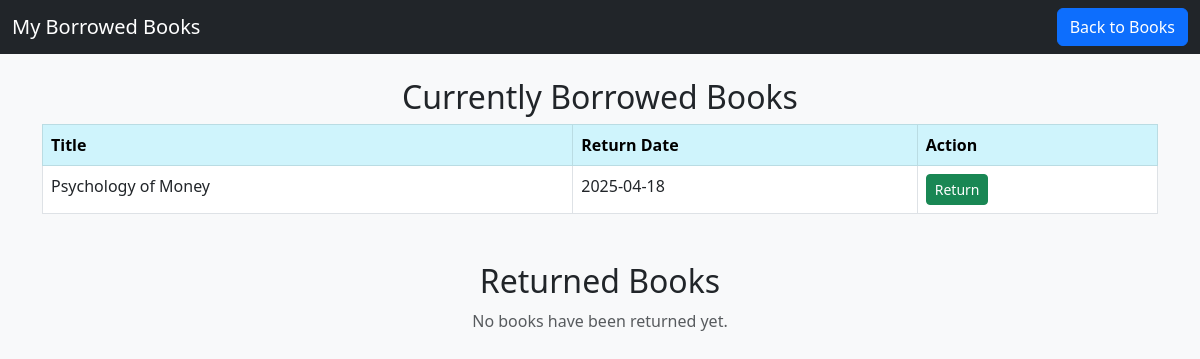
/borrowed/ (signed in), run on an earlier commit of the app's database.
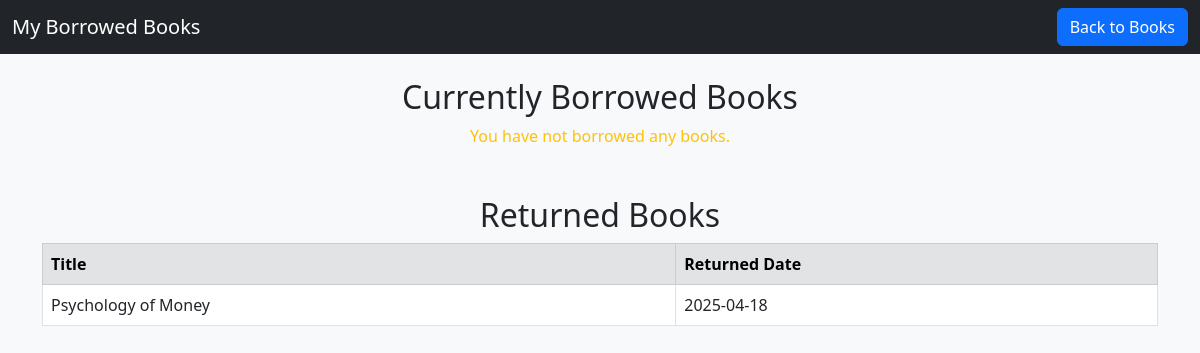
And on a later commit of the database.
### books/models.py (models this page shows, shortened)
class BorrowedBook(models.Model):
    user = models.ForeignKey(User, on_delete=models.CASCADE)
    book = models.ForeignKey(Book, on_delete=models.CASCADE)
    borrowed_date = models.DateTimeField(auto_now_add=True)
    return_date = models.DateTimeField(null=True, blank=True)
    is_returned = models.BooleanField(default=False)

class Book(models.Model):
    title = models.CharField(max_length=200)
    author = models.CharField(max_length=200)
    category = models.CharField(max_length=200)
    isbn = models.CharField(max_length=20, unique=True)
    total_copies = models.PositiveIntegerField(default=1)
    available_copies = models.PositiveIntegerField(default=1)

### books/views.py (the view)
# urls.py: path('borrowed/', borrowed_books, name='borrowed_books'),
@login_required
def borrowed_books(request):
    borrowed_books = BorrowedBook.objects.filter(user=request.user, is_returned=False)
    returned_books = BorrowedBook.objects.filter(user=request.user, is_returned=True)
    return render(request, 'book/borrowed_books.html', {
        'borrowed_books': borrowed_books,
        'returned_books': returned_books,
    })

### books/templates/book/borrowed_books.html (shortened to what this page needs)
{% load static %}
<!DOCTYPE html>
<html lang="en">
<head>
    <link rel="stylesheet" href="https://cdn.jsdelivr.net/npm/bootstrap@5.3.0/dist/css/bootstrap.min.css">
</head>
<body class="bg-light">
    <nav class="navbar navbar-dark bg-dark">
        <div class="container-fluid">
            <span class="navbar-brand mb-0 h1">My Borrowed Books</span>
            <a href="{% url 'book-list' %}" class="btn btn-primary">Back to Books</a>
        </div>
    </nav>
    <div class="container mt-4">
        <h2 class="text-center">Currently Borrowed Books</h2>
        {% if borrowed_books %}
        <table class="table table-bordered">
            <thead class="table-info">
                <tr>
                    <th>Title</th>
                    <th>Return Date</th>
                    <th>Action</th>
                </tr>
            </thead>
            <tbody>
                {% for borrowed_book in borrowed_books %}
                <tr>
                    <td>{{ borrowed_book.book.title }}</td>
                    <td>{{ borrowed_book.return_date|date:"Y-m-d" }}</td>
                    <td>
                        <a href="{% url 'return-book' borrowed_book.id %}" class="btn btn-success btn-sm">Return</a>
                    </td>
                </tr>
                {% endfor %}
            </tbody>
        </table>
        {% else %}
        <p class="text-center text-warning">You have not borrowed any books.</p>
        {% endif %}
    </div>
    <div class="container mt-5">
        <h2 class="text-center">Returned Books</h2>
        {% if returned_books %}
        <table class="table table-bordered">
            <thead class="table-secondary">
                <tr>
                    <th>Title</th>
                    <th>Returned Date</th>
                </tr>
            </thead>
            <tbody>
                {% for returned_book in returned_books %}
                <tr>
                    <td>{{ returned_book.book.title }}</td>
                    <td>{{ returned_book.return_date|date:"Y-m-d" }}</td>
                </tr>
                {% endfor %}
            </tbody>
        </table>
        {% else %}
        <p class="text-center text-muted">No books have been returned yet.</p>
        {% endif %}
    </div>
</body>
</html>

What changed in the data, as far as the page shows it:
changed BorrowedBook "Psychology of Money": moves from the list under "Currently Borrowed Books" to the list under "Returned Books"
Also different on the page:
text no longer shown: "Return Date Action No books have been returned yet."
text now shown: "You have not borrowed any books. Returned Date"
